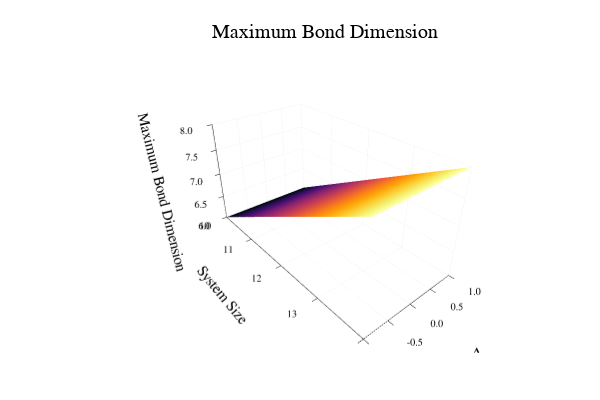

The code cell stored with this chart in its notebook:
### Code cell
println("--- Loading and Plotting from File ---")
plt = load_data_and_plot(filename)
if plt !== nothing
    display(plt)
end

### Figure 1 — Plotly figure (JSON) as saved in the notebook; plotly's stock layout.template omitted (floating-point values rounded to 4 significant figures; data arrays with more than 128 entries replaced by an {"elided": "..."} marker saying what was removed)
{"data": [{"colorbar": {"len": 0.8657, "title": "", "x": 0.9934, "y": 0.5087}, "colorscale": {"elided": "256x2 mixed values"}, "name": "y1", "opacity": null, "scene": "scene", "showlegend": false, "showscale": false, "type": "surface", "x": [10, 12, 14], "xaxis": "x", "y": [-1, -0.5, 0, 0.5, 1], "yaxis": "y", "z": [[6, 7, 8], [6, 7, 8], [6, 7, 8], [6, 7, 8], [6, 7, 8]], "zaxis": "z", "zmax": 8, "zmin": 6}], "layout": {"annotations": [{"font": {"color": "rgba(0, 0, 0, 1.000)", "family": "sans-serif", "size": 20}, "rotation": 0, "showarrow": false, "text": "Maximum Bond Dimension", "x": 0.5424, "xanchor": "center", "xref": "paper", "y": 1, "yanchor": "top", "yref": "paper"}], "height": 400, "margin": {"b": 20, "l": 0, "r": 0, "t": 20}, "paper_bgcolor": "rgba(255, 255, 255, 1.000)", "plot_bgcolor": "rgba(255, 255, 255, 1.000)", "scene": {"camera": {"eye": {"x": 1.725, "y": -1.447, "z": 1.3}, "projection": "orthographic"}, "domain": {"x": [0.09128, 0.9934], "y": [0.07581, 0.9415]}, "xaxis": {"gridcolor": "rgba(0, 0, 0, 0.100)", "gridwidth": 0.5, "linecolor": "rgba(0, 0, 0, 1.000)", "mirror": false, "range": [10, 14], "showgrid": true, "showline": true, "showticklabels": true, "tickangle": 0, "tickcolor": "rgb(0, 0, 0)", "tickfont": {"color": "rgba(0, 0, 0, 1.000)", "family": "sans-serif", "size": 11}, "tickmode": "array", "ticks": "inside", "ticktext": ["10", "11", "12", "13", "14"], "tickvals": [10, 11, 12, 13, 14], "title": "System Size", "titlefont": {"color": "rgba(0, 0, 0, 1.000)", "family": "sans-serif", "size": 15}, "type": "-", "visible": true, "zeroline": false, "zerolinecolor": "rgba(0, 0, 0, 1.000)"}, "yaxis": {"gridcolor": "rgba(0, 0, 0, 0.100)", "gridwidth": 0.5, "linecolor": "rgba(0, 0, 0, 1.000)", "mirror": false, "range": [-1, 1], "showgrid": true, "showline": true, "showticklabels": true, "tickangle": 0, "tickcolor": "rgb(0, 0, 0)", "tickfont": {"color": "rgba(0, 0, 0, 1.000)", "family": "sans-serif", "size": 11}, "tickmode": "array", "ticks": "inside", "ticktext": ["-1.0", "-0.5", "0.0", "0.5", "1.0"], "tickvals": [-1, -0.5, 0, 0.5, 1], "title": "Δ", "titlefont": {"color": "rgba(0, 0, 0, 1.000)", "family": "sans-serif", "size": 15}, "type": "-", "visible": true, "zeroline": false, "zerolinecolor": "rgba(0, 0, 0, 1.000)"}, "zaxis": {"gridcolor": "rgba(0, 0, 0, 0.100)", "gridwidth": 0.5, "linecolor": "rgba(0, 0, 0, 1.000)", "mirror": false, "range": [6, 8], "showgrid": true, "showline": true, "showticklabels": true, "tickangle": 0, "tickcolor": "rgb(0, 0, 0)", "tickfont": {"color": "rgba(0, 0, 0, 1.000)", "family": "sans-serif", "size": 11}, "tickmode": "array", "ticks": "inside", "ticktext": ["6.0", "6.5", "7.0", "7.5", "8.0"], "tickvals": [6, 6.5, 7, 7.5, 8], "title": "Maximum Bond Dimension", "titlefont": {"color": "rgba(0, 0, 0, 1.000)", "family": "sans-serif", "size": 15}, "type": "-", "visible": true, "zeroline": false, "zerolinecolor": "rgba(0, 0, 0, 1.000)"}}, "showlegend": false, "width": 600}}
